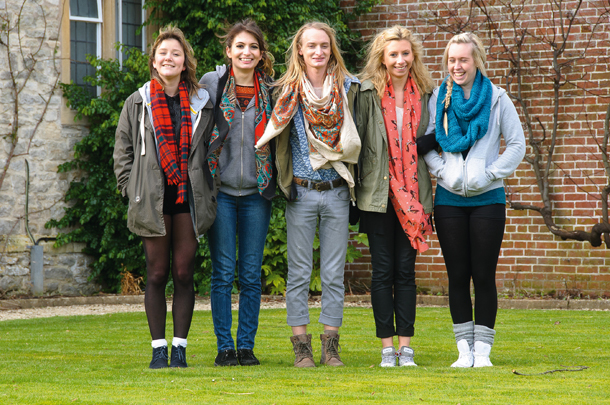
#> input picture img_1.png, 610 x 405 px
$ python third_CV.py
#> lines starting #> are read from the running program, lines starting #| are printed output that depends on the picture; after the words box and inside, x2 and y2 are one past the last pixel; in counts of white or black regions, pixels touching at a corner belong together
import cv2

face_cascade = cv2.CascadeClassifier('haarcascade_frontalface_default.xml')

image = cv2.imread('img_1.png')
#> image is the input picture: shape (405, 610, 3); mean B, G, R 82.8, 115.9, 117.9
gray = cv2.cvtColor(image, cv2.COLOR_BGR2GRAY)
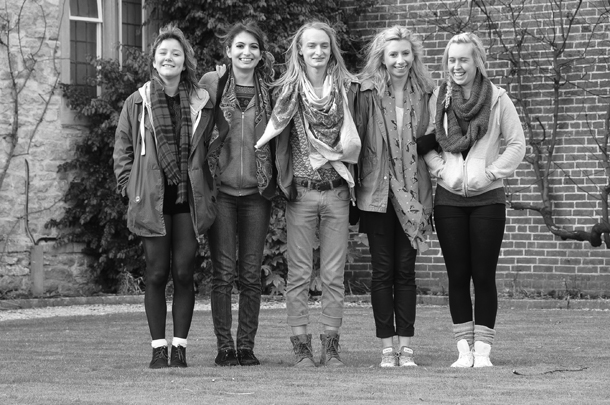
#> gray: shape (405, 610); min 2, max 255, mean 112.7

faces = face_cascade.detectMultiScale(gray, scaleFactor=1.1, minNeighbors=5, minSize=(30, 30))
#> faces = [[226, 31, 40, 40], [296, 29, 44, 44], [147, 33, 42, 42], [382, 41, 36, 36], [441, 46, 36, 36]]

print(f'На фото найдено {len(faces)} лиц')
#| На фото найдено 5 лиц

for (x, y, w, h) in faces:
    cv2.rectangle(image, (x, y), (x + w, y + h), (0, 255, 0), 2)
#> this loop made 5 passes
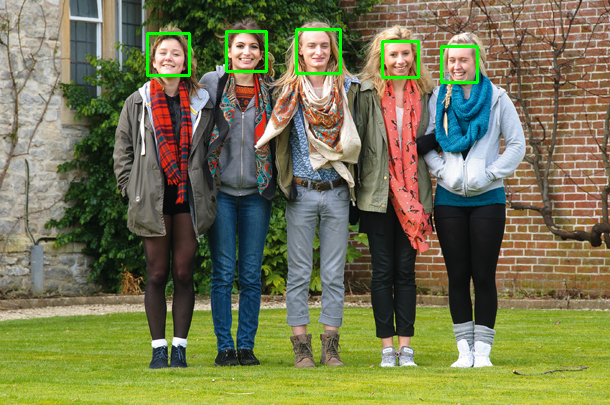
#> image: shape (405, 610, 3); 0.95% of pixels changed, all inside (x1, y1, x2, y2) = (146, 28, 479, 84)

cv2.imshow('Image', image)
cv2.waitKey(0)
cv2.destroyAllWindows()

$ run again, with img_3.png copied over img_1.png
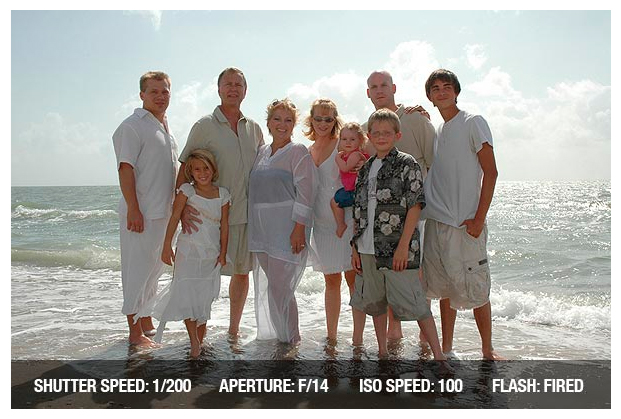
#> input picture img_3.png, 621 x 419 px
#> image is the input picture: shape (419, 621, 3); mean B, G, R 160.7, 164.9, 166.1
#> `gray = cv2.cvtColor(image, cv2.COLOR_BGR2GRAY)`:
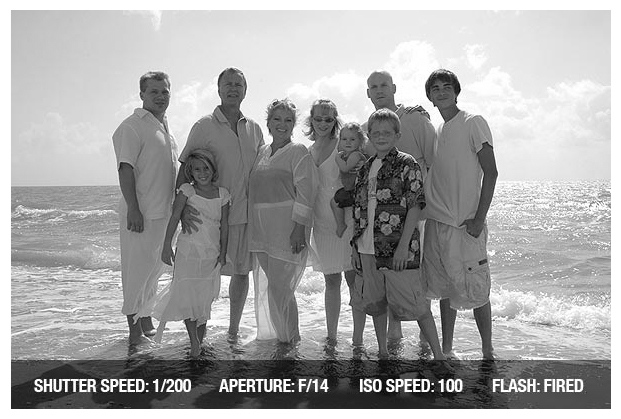
#> gray: shape (419, 621); min 0, max 255, mean 164.8
#> faces = [[365, 120, 34, 34], [288, 275, 42, 42]]
#| На фото найдено 2 лиц
#> the loop `for (x, y, w, h) in faces:` made 2 passes
#> after the loop `for (x, y, w, h) in faces:`:
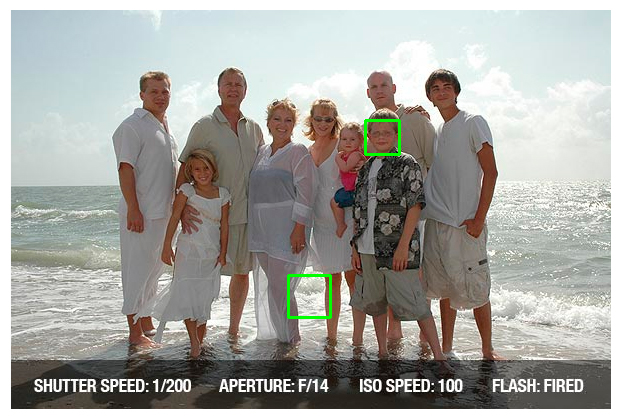
#> image: shape (419, 621, 3); 0.35% of pixels changed, all inside (x1, y1, x2, y2) = (287, 119, 401, 319)
